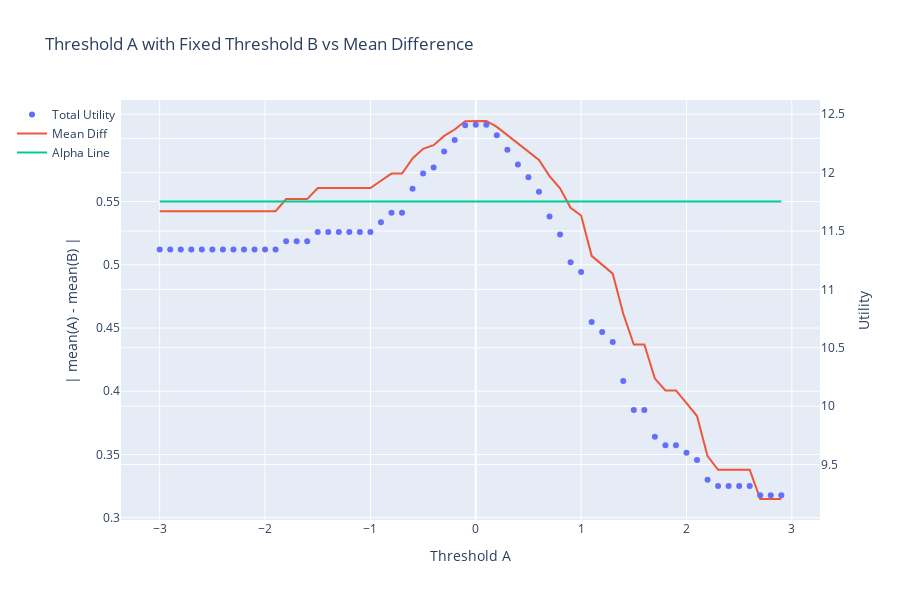

Source (notebook cell):
### Code cell
#Experiment #2
from experiment_2 import experiment_2
test_alpha = 0.55
experiment_2(a, b, u_plus, u_minus, c_plus, c_minus, test_alpha, domain, interval, w_a, w_b)
